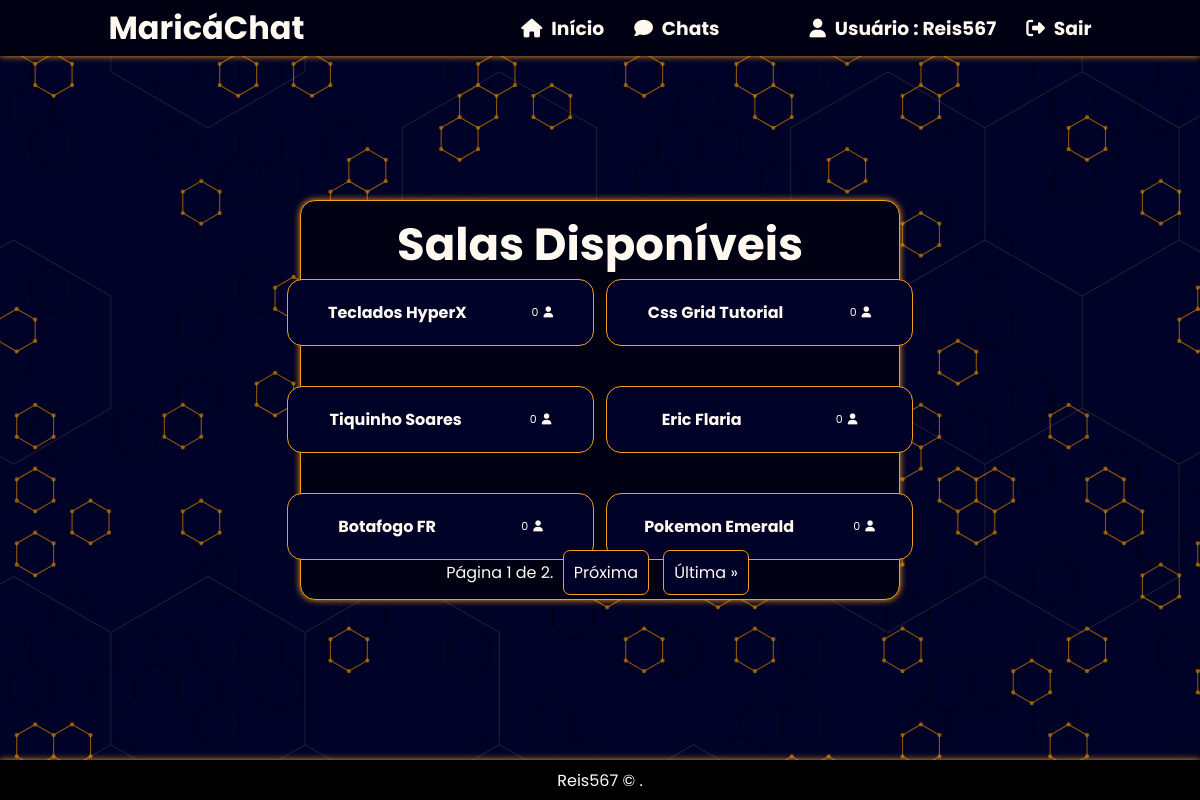
Screenshot of /chat/rooms/ (signed in) with the database file from the repository.
### chat/models.py (models this page shows, shortened)
class Room(models.Model):
    class Meta:
        verbose_name = 'Sala'
        verbose_name_plural = 'Salas'
    name = models.CharField(max_length=20)
    slug = models.SlugField(max_length=50)
    users = models.ManyToManyField(User)
    def get_user_count(self):
        return self.users.count()

### chat/views.py (the view)
# urls.py: path('rooms/', views.rooms, name='rooms'),
def rooms(request):
    room_list = Room.objects.all().order_by('-pk')
    items_per_page = 6
    paginator = Paginator(room_list, items_per_page)
    page = request.GET.get('page')
    try:
        rooms = paginator.page(page)
    except PageNotAnInteger:
        rooms = paginator.page(1)
    except EmptyPage:
        rooms = paginator.page(paginator.num_pages)
    return render(request, 'rooms.html', {'rooms': rooms})

### templates/rooms.html (shortened to what this page needs)
{% extends "base.html" %}
{% block content %}
<section class="chats">
    <div class="chats-content">
        <div class="chats-title">
            <h1>Salas Disponíveis</h1>
        </div>
        <div class="chats-buttons">
            {% if user.is_authenticated %}
                    {% for room in rooms %}
                        <button onclick="window.location.href = '{% url 'room' room.slug %}'" class="chats-button">
                            <span>
                                <h1>{{ room.name }}</h1>
                                <p>{{room.get_user_count}}<i class="fa-solid fa-user"></i></p>
                            </span>
                        </button>
                    {% endfor %}
            {% endif %}
        </div>
        <div class="pagination">
            <span class="step-links">
                <span class="current-page">
                    Página {{ rooms.number }} de {{ rooms.paginator.num_pages }}.
                </span>
                {% if rooms.has_next %}
                    <a class="pagination-proxima btn-pagination" href="?page={{ rooms.next_page_number }}">Próxima</a>
                    <a class="pagination-ultima btn-pagination" href="?page={{ rooms.paginator.num_pages }}">Última &raquo;</a>
                {% endif %}
            </span>
        </div>
    </div>
</section>
{% endblock %}

### templates/base.html (shortened to what this page needs)
{% load static %}
<!DOCTYPE html>
    <html>
    <head>
        <link rel="stylesheet"  href="{% static 'css/reset.css' %}">
        <link rel="stylesheet"  href="{% static 'css/style.css' %}">
    </head>
    <body>
        <header>
            <h1>
                <a href="{% url 'home' %}">MaricáChat</a></h1>
            <nav>
                <h3>
                    <a href="{% url 'home' %}">
                        <i class="fa-solid fa-house"></i>  Início</a>
                </h3>
                <h3>
                    <a href="{% url 'rooms' %}">
                        <i class="fa-solid fa-comment"></i>  Chats</a>
                </h3>
                <div class="nav-auth">
                    {% if user.is_authenticated %}
                        <div class="user-is-auth">
                            <h3>
                                <i class="fa-solid fa-user"></i>
                                 Usuário   :   {{user.username}}
                            </h3>
                            <h3>
                                <a href="{% url 'logout' %}">
                                 <i class="fa-solid fa-right-from-bracket"></i>  Sair</a>
                            </h3>
                        </div>
                    {% endif %}
                </div>
            </nav>
        </header>
            {% block content %}{% endblock %}
        <footer class="footer">
            <p><a href="https://github.com/reis567" target="_blank">Reis567</a> &copy; {{ year }}.</p>
        </footer>
    </body>
    </html>

### static/css/style.css (style rules this page uses)
:root { --prim-cl: #050850; --prim-stgr:#000228; --sec-cl: #F49F1C; --sec-stgr: #ffce84; --black:#000112; --white:#fff9f0; --ylw-shd: 0px 0px 10px var(--sec-cl); --ylw-shd-ltr: 0px 0px 7px var(--sec-cl); }
body { background-image: url('/static/img/bg.svg'); background-size: cover; width: 100%; height: 100%; font-family: 'Poppins', sans-serif; }
header { position: fixed; top: 0; width: 100%; height: 7vh; display: flex; justify-content: space-around; align-items: center; background-color: var(--black); color: var(--white); box-shadow: var(--ylw-shd-ltr); }
header nav { display: flex; justify-content: space-around; gap: 30px; }
header a { color: var(--white); transition: .5s; }
header i { margin-right: 5px; color: var(--white); }
nav .nav-auth { display: flex; justify-content: space-around; gap: 30px; }
.user-is-auth { padding-left: 60px; display: flex; justify-content: space-around; gap: 30px; }
.footer { position: fixed; bottom: 0; width: 100%; height: 5vh; background-color: black; display: flex; justify-content: center; align-items: center; color: white; box-shadow: var(--ylw-shd-ltr); }
.footer a { color: white; transition: .5s; }
.chats { height: 100vh; width: 100vw; display: flex; justify-content: center; align-items: center; }
.chats-content { width: 50%; height: 50%; background: var(--black); display: flex; justify-content: space-between; align-items: center; flex-direction: column; color: var(--white); border: 1px solid var(--sec-cl); border-radius: 15px; box-shadow: var(--ylw-shd-ltr); }
.chats-title { font-size: 30px; font-weight: bold; margin-top: 10px; }
.chats-buttons { max-width: 800px; width: 100%; height: 100%; gap: 40px; display: grid; grid-template-columns: repeat(auto-fill, minmax(200px, 1fr)); align-items: center; justify-items: center; }
.chats-buttons button { color: var(--white); cursor: pointer; background: var(--prim-stgr); padding: 20px; width: 110%; border-radius: 15px; border: 1px solid var(--sec-cl); }
.chats-buttons button span { display: flex; align-items: center; justify-content: space-around; }
.chats-buttons button span h1 { font-size: 16px; margin-right: 25px; font-weight: bolder; text-transform: capitalize; }
.chats-buttons button span p { font-size: 11px; }
.chats-buttons i { margin-left: 5px; }
.pagination { display: flex; justify-content: space-between; margin-bottom: 15px; }
.btn-pagination { margin-left: 5px; margin-right: 5px; padding: 10px; background: var(--prim-stgr); color: var(--white); border: 1px solid var(--sec-cl); border-radius: 7px; }

### rows the page displays
Room: name "Teclados HyperX", get_user_count "0"
Room: name "Css Grid Tutorial", get_user_count "0"
Room: name "Tiquinho Soares", get_user_count "0"
Room: name "Eric Flaria", get_user_count "0"
Room: name "Botafogo FR", get_user_count "0"
Room: name "Pokemon Emerald", get_user_count "0"

### other values shown
{{ user.username }} "Reis567"
{{ rooms.number }} "1"
{{ rooms.paginator.num_pages }} "2"
